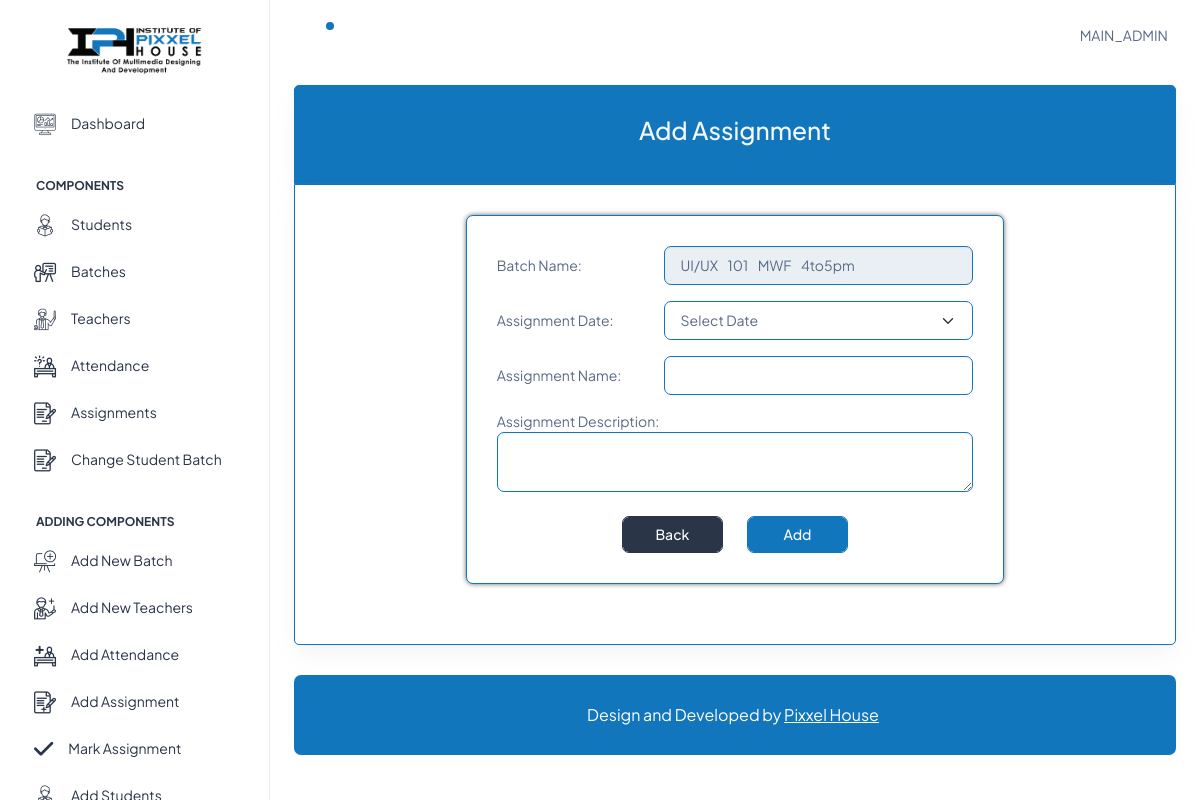
The app's page /admin_dashboard/add_assignment.php?batch_id=1 (signed in) with its own data.
### tables this page shows
CREATE TABLE `main_admin` (
  `sno` int(11) NOT NULL,
  `user_name` varchar(255) NOT NULL,
  `email` varchar(255) NOT NULL,
  `password` varchar(255) NOT NULL,
  `image` varchar(500) NOT NULL
);

CREATE TABLE `batch` (
  `batch_id` int(11) NOT NULL,
  `batch_name` varchar(255) DEFAULT NULL,
  `batch_code` varchar(255) DEFAULT NULL,
  `batch_slot` varchar(255) DEFAULT NULL,
  `teacher` int(11) DEFAULT NULL,
  `time` varchar(200) NOT NULL,
  `course_id` int(11) NOT NULL,
  `course_duration` varchar(255) DEFAULT NULL,
  `lab_number` int(20) NOT NULL,
  `date_of_start` varchar(255) DEFAULT NULL,
  `date_of_end` varchar(255) DEFAULT NULL,
  `change_date` varchar(100) NOT NULL
);

### functions/function.php (called while the page is built, shortened)
<?php
function get_table_data2($tableName, $connection, $columnName, $columnValue)
{
    $query = "SELECT * FROM $tableName WHERE `$columnName` = ?";
    $stmt = mysqli_prepare($connection, $query);
    mysqli_stmt_bind_param($stmt, "s", $columnValue);
    mysqli_stmt_execute($stmt);
    $result = mysqli_stmt_get_result($stmt);
    if ($result) {
        return $result;
    } else {
        echo "Error executing statement: " . mysqli_stmt_error($stmt);
        return false;
    }
}

### admin_dashboard/add_assignment.php (the view, shortened to what this page needs)
<!doctype html>
<html lang="en">
<head>
    <?php include('include/links.php'); ?>
</head>
<body>
    <div class="page-wrapper" id="main-wrapper" data-layout="vertical" data-navbarbg="skin6" data-sidebartype="full" data-sidebar-position="fixed" data-header-position="fixed">
        <?php include('include/sidebar.php'); ?>
        <div class="body-wrapper">
            <header class="app-header">
                <?php include('include/navbar.php'); ?>
            </header>
            <div class="container-fluid">
                <div class="card bg-primary card-bottom-ph my-border-primary-1 my-border-top-1">
                    <div class="card-body">
                        <h3 class=" text-center text-light">Add Assignment</h3>
                    </div>
                </div>
                <div class="card my-border-primary-1 my-border-bottom-1">
                    <div class="card-body">
                        <div class="row">
                            <div class="col-md-2"></div>
                            <div class="col-md-8">
                                <div class="card card-shadow-ph">
                                    <div class="card-body">
                                        <form action="" method="post">
                                            <div class="row align-items-center">
                                                <div class="col-md-4">
                                                    <label for="">Batch Name:</label>
                                                </div>
                                                <div class="col-md-8">
                                                    <?php
                                                    $get_batch_id = $_GET['batch_id'];
                                                    $show_batch_name = get_table_data2('batch', $con, 'batch_id', $get_batch_id);
                                                    while ($show = mysqli_fetch_assoc($show_batch_name)) {
                                                        $batch_name = $show['batch_name'];
                                                        $batch_slot = $show['batch_slot'];
                                                        $time = $show['time'];
                                                    }
                                                    ?>
                                                    <input type="text" class="form-control" value="<?php echo $batch_name . "    " . $batch_slot . "    " . $time ?>" disabled>
                                                </div>
                                            </div>
                                            <div class="row mt-3 align-items-center">
                                                <div class="col-md-4">
                                                    <label for="">Assignment Date:</label>
                                                </div>
                                                <div class="col-md-8">
                                                    <select id="assignment_date" name="assignment_date" class="form-select">
                                                        <option value="">Select Date</option>
                                                    </select>
                                                </div>
                                            </div>
                                            <div class="row mt-3 align-items-center">
                                                <div class="col-md-4">
                                                    <label for="">Assignment Name:</label>
                                                </div>
                                                <div class="col-md-8">
                                                    <input type="text" name="assignment_name" id="assignment_name" class="form-control">
                                                </div>
                                            </div>
                                            <div class="row mt-3 align-items-center">
                                                <div class="col-md-12">
                                                    <label for="">Assignment Description:</label>
                                                    <textarea name="description" id="description" rows="2" class="form-control"></textarea>
                                                </div>
                                            </div>
                                            <div class="row mt-4">
                                                <div class="col-md-3"></div>
                                                <div class="col-md-3">
                                                    <a href="assigment.php"><button type="button" class="btn btn-dark form-control">Back</button></a>
                                                </div>
                                                <div class="col-md-3">
                                                    <input type="submit" value="Add" name="btn_sub" class="form-control btn btn-primary">
                                                </div>
                                                <div class="col-md-3"></div>
                                            </div>
                                        </form>
                                    </div>
                                </div>
                            </div>
                            <div class="col-md-2"></div>
                        </div>
                    </div>
                </div>
                <?php include('include/footer.php'); ?>
            </div>
        </div>
    </div>
</body>
</html>

### admin_dashboard/include/navbar.php (shortened to what this page needs)
<?php
include('include/connect.php');
if (isset($_SESSION['admin_login'])) {
  $admin_session = $_SESSION['admin_login'];
  $admin_details = get_table_data2('main_admin', $con, 'email', $admin_session);
  while ($admin = mysqli_fetch_assoc($admin_details)) {
    $user_name = $admin['user_name'];
  }
}
?>
<nav class="navbar navbar-expand-lg navbar-light apply_shadow-ph">
  <?php
  $circle_anim = '';
  ?>
  <ul class="navbar-nav notification-parent" data-admin-id='0' requestFetch='true'>
    <li class="nav-item">
      <a class="nav-link nav-icon-hover " id='not-bell' href="javascript:void(0)">
        <i class="ti ti-bell-ringing"></i>
        <div class="notification bg-primary rounded-circle  <?php echo $circle_anim; ?>" id="not-cir"></div>
      </a>
    </li>
  </ul>
  <div class="navbar-collapse justify-content-end px-0" id="navbarNav">
    <ul class="navbar-nav flex-row ms-auto align-items-center justify-content-end">
      <li class="nav-item dropdown">
        <a><?php echo strtoupper($user_name) ?></a>
      </li> &nbsp &nbsp
    </ul>
  </div>
</nav>

### assets/css/my-style.css (style rules this page uses)
.my-border-top-1 { border-top-left-radius: 5px !important; border-top-right-radius: 5px !important; border-bottom-left-radius: 0px !important; border-bottom-right-radius: 0px !important; }
.my-border-bottom-1 { border-top-left-radius: 0px !important; border-top-right-radius: 0px !important; border-bottom-left-radius: 5px !important; border-bottom-right-radius: 5px !important; }
.my-border-primary-1 { border: 1px solid #1176bc !important; }
input, select, textarea { border: 1px solid #1176bc !important; }
.card-bottom-ph { margin-bottom: 0px !important; }
.card-shadow-ph { box-shadow: 0px 0px 5px #6a6969; border: 1px solid #1176bc !important; }
.notification-parent { position: relative; }

### assets/css/an_style.css (style rules this page uses)
* { box-sizing: border-box; text-decoration: none; }

### records on screen
main_admin: user_name "MAIN_ADMIN"
batch: batch_name+batch_slot+time "UI/UX 101 MWF 4to5pm"
